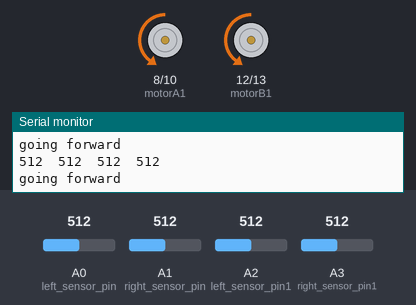
A sketch run on a simulated Arduino Uno, built with avr-gcc and run on an emulated ATmega328P. On the bench: motor-driver pin pairs drawn as motors (green arrow = first pin HIGH = forward, orange = second pin HIGH = backward, longer = more drive, scaled by the enable pin), the last lines printed to the serial monitor. The inputs (shaded band) are chosen by the test bench; at power-on: A1 (right_sensor_pin) = 512, A2 (left_sensor_pin1) = 512, A3 (right_sensor_pin1) = 512, A0 (left_sensor_pin) = 512.

Above: at 2.2 s.
2.3 s: A1 (right_sensor_pin) set to 490
At 3.1 s:
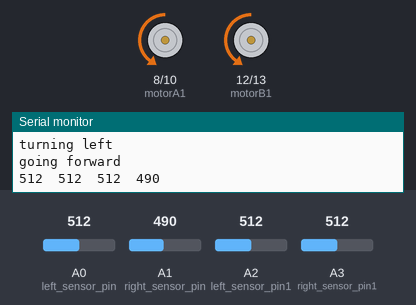
5.3 s: A1 (right_sensor_pin) set to 107
8.3 s: A1 (right_sensor_pin) set to 89
11.3 s: A2 (left_sensor_pin1) set to 486
At 12.1 s:
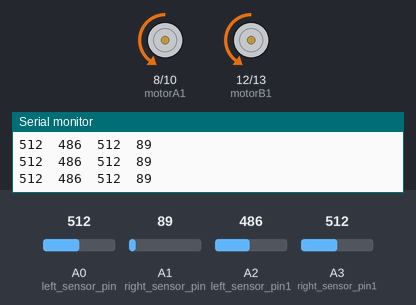
14.3 s: A3 (right_sensor_pin1) set to 30
17.3 s: A0 (left_sensor_pin) set to 490
At 18.4 s:
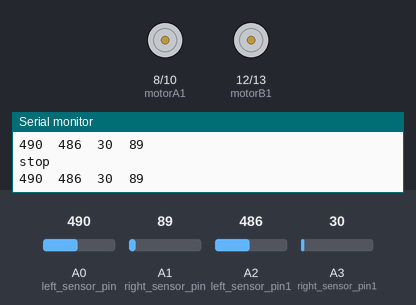
Timing chart, 0 to 19.8 s (numbered marks = the images above; inputs shaded):
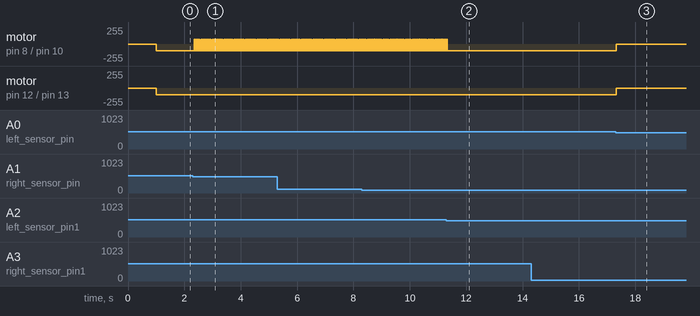

The sketch:

sketch_sep09b.ino
```cpp
  int vSpeed = 100;        // MAX 255
  int turn_speed = 70;    // MAX 255
  int turn_delay = 10;


  const int motorA1      = 8;
  const int motorA2      = 10;
  const int motorAspeed  = 9;
  const int motorB1      = 12;
  const int motorB2      = 13;
  const int motorBspeed  = 11;

  const int left_sensor_pin =A0;
  const int left_sensor_pin1=A2;
  const int right_sensor_pin =A1;
  const int right_sensor_pin1=A3;


  int left_sensor_state;
  int right_sensor_state;
  int right_sensor_state1;
  int left_sensor_state1;

void setup() {
  pinMode(motorA1, OUTPUT);
  pinMode(motorA2, OUTPUT);
  pinMode(motorB1, OUTPUT);
  pinMode(motorB2, OUTPUT);

  Serial.begin(9600);

  delay(1000);

}

void loop() {

left_sensor_state = analogRead(left_sensor_pin);
right_sensor_state = analogRead(right_sensor_pin);
right_sensor_state1 = analogRead(right_sensor_pin1);
left_sensor_state1 = analogRead(left_sensor_pin1);

Serial.print(left_sensor_state);
Serial.print("  ");
Serial.print(left_sensor_state1);
Serial.print("  ");
Serial.print(right_sensor_state1);
Serial.print("  ");
Serial.print(right_sensor_state);
Serial.println();


if(right_sensor_state > 500 && right_sensor_state1 > 500 && left_sensor_state1 > 500 && left_sensor_state < 500)
{
  Serial.println("turning right");

  digitalWrite (motorA1,LOW);
  digitalWrite(motorA2,HIGH);
  digitalWrite (motorB1,HIGH);
  digitalWrite(motorB2,LOW);

  analogWrite (motorAspeed, vSpeed);
  analogWrite (motorBspeed, turn_speed);

  delay(turn_delay);

  }
if(right_sensor_state < 500 && right_sensor_state1 > 500 && left_sensor_state1 > 500 && left_sensor_state > 500)
{
  Serial.println("turning left");

  digitalWrite (motorA1,HIGH);
  digitalWrite(motorA2,LOW);
  digitalWrite (motorB1,LOW);
  digitalWrite(motorB2,HIGH);

  analogWrite (motorAspeed, turn_speed);
  analogWrite (motorBspeed, vSpeed);

  delay(turn_delay);
  }

if(right_sensor_state1 > 500 && left_sensor_state1 > 500)
{
  Serial.println("going forward");

  digitalWrite (motorA2,HIGH);
  digitalWrite(motorA1,LOW);
  digitalWrite (motorB2,HIGH);
  digitalWrite(motorB1,LOW);

  analogWrite (motorAspeed, vSpeed);
  analogWrite (motorBspeed, vSpeed);

  delay(turn_delay);

  }

if(right_sensor_state < 500 && right_sensor_state1 < 500 && left_sensor_state1 < 500 && left_sensor_state < 500)
{
  Serial.println("stop");

  analogWrite (motorAspeed, 0);
  analogWrite (motorBspeed, 0);

  }


}
```

Measured:
- the behaviour switches between 500 and 499 on A1 (right_sensor_pin) (found by bisection; images 0 and 1)
- the behaviour switches between 501 and 500 on A2 (left_sensor_pin1) (found by bisection; images 1 and 2)
- after the input at 2.3 s, motor on pin 8 (motorA1) / pin 10 (motorA2): alternates backward 100/255 for 0.04 s and forward 70/255 for 0.02 s, starting after 0.05 s
- after the input at 11.3 s, motor on pin 8 (motorA1) / pin 10 (motorA2): goes on until 11.3 s, then stays backward 100/255
- after the input at 17.3 s, motor on pin 8 (motorA1) / pin 10 (motorA2), motor on pin 12 (motorB1) / pin 13 (motorB2): backward 100/255 → stopped at once
